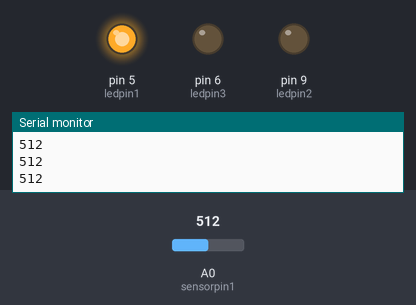
A sketch run on a simulated Arduino Uno, built with avr-gcc and run on an emulated ATmega328P. Shown: output pins drawn as LEDs (lit = HIGH), the last lines printed to the serial monitor. Inputs (shaded band) come from the test bench; at power-on: A0 (sensorpin1) = 512.

Above: at 1.2 s.
1.3 s: A0 (sensorpin1) set to 524
At 1.52 s:
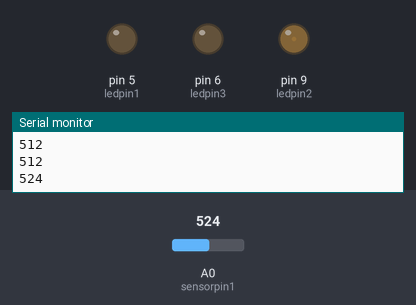
At 2.76 s:
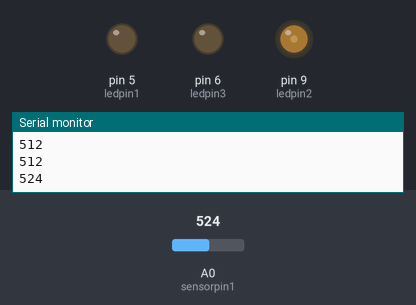
Timing chart, 0 to 19.3 s (numbered marks = the images above; inputs shaded):
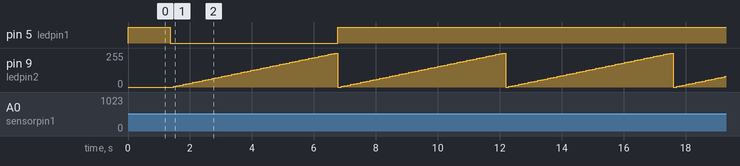

The sketch:

meeting.ino
```cpp
int sensorpin1 = A0;
int ledpin1 = 5;
int sensorValue = 0;
int ledpin2 = 9;
int ledpin3 = 6;


void setup() {
  // put your setup code here, to run once:
  pinMode(ledpin1,OUTPUT);
  pinMode(ledpin2,OUTPUT);
  pinMode(ledpin3,OUTPUT);
  Serial.begin(9600);
}

void loop() {
  // put your main code here, to run repeatedly:
  sensorValue = analogRead(sensorpin1);
  Serial.println(sensorValue);
  if(sensorValue>257.5)
 for (int fadeValue = 0 ; fadeValue <= 255; fadeValue += 5) {
      digitalWrite(ledpin1, fadeValue);
      delay(2);

  if(sensorValue>515)
for (int fadeValue = 0 ; fadeValue <= 255; fadeValue += 5) {
      analogWrite(ledpin2, fadeValue);
      delay(2);

 if(sensorValue>772.5)

      digitalWrite(ledpin3, sensorValue);
  delay(2);

      // pause between LEDs:
    delay(100);
  }
}
}
```

Measured:
- the behaviour switches between 515 and 516 on A0 (sensorpin1) (found by bisection; images 0 and 1)
- after the input at 1.3 s, pin 5 (ledpin1): HIGH → LOW after 0.06 s, → HIGH 5.4 s later; pin 9 (ledpin2): ramps from 0/255 to 255/255 and jumps back, once every 5.4 s
